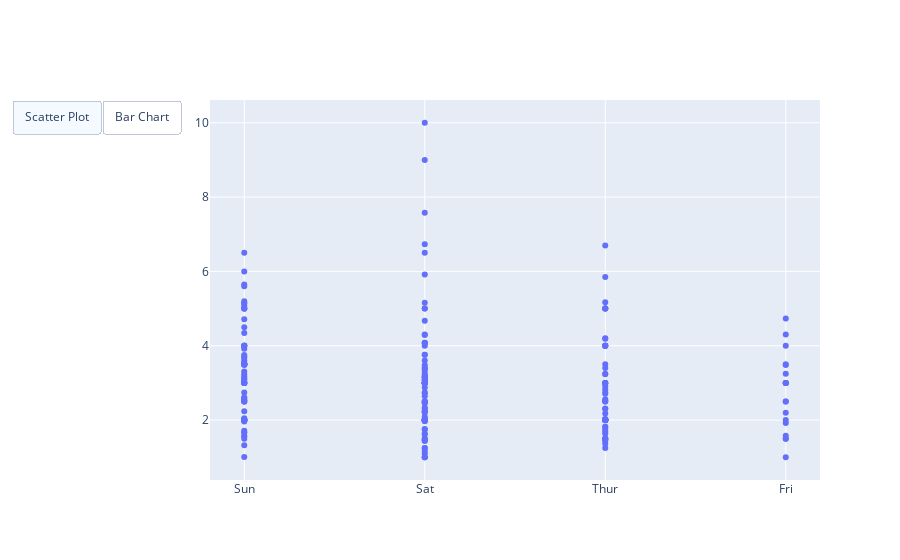

Notebook code for this chart:
### Code cell
import plotly.graph_objects as px

 
 
plot = px.Figure(data=[px.Scatter(
    x=data['day'],
    y=data['tip'],
    mode='markers',)
])
 
# Add dropdown
plot.update_layout(
    updatemenus=[
        dict(
            type="buttons",
            direction="left",
            buttons=list([
                dict(
                    args=["type", "scatter"],
                    label="Scatter Plot",
                    method="restyle"
                ),
                dict(
                    args=["type", "bar"],
                    label="Bar Chart",
                    method="restyle"
                )
            ]),
        ),
    ]
)
 
plot.show()

### Figure 1 — Plotly figure (JSON) as saved in the notebook; plotly's stock layout.template omitted (floating-point values rounded to 4 significant figures; data arrays with more than 128 entries replaced by an {"elided": "..."} marker saying what was removed)
{"data": [{"mode": "markers", "type": "scatter", "x": {"elided": "244 str values"}, "y": {"elided": "244 float values"}}], "layout": {"updatemenus": [{"buttons": [{"args": ["type", "scatter"], "label": "Scatter Plot", "method": "restyle"}, {"args": ["type", "bar"], "label": "Bar Chart", "method": "restyle"}], "direction": "left", "type": "buttons"}]}}
